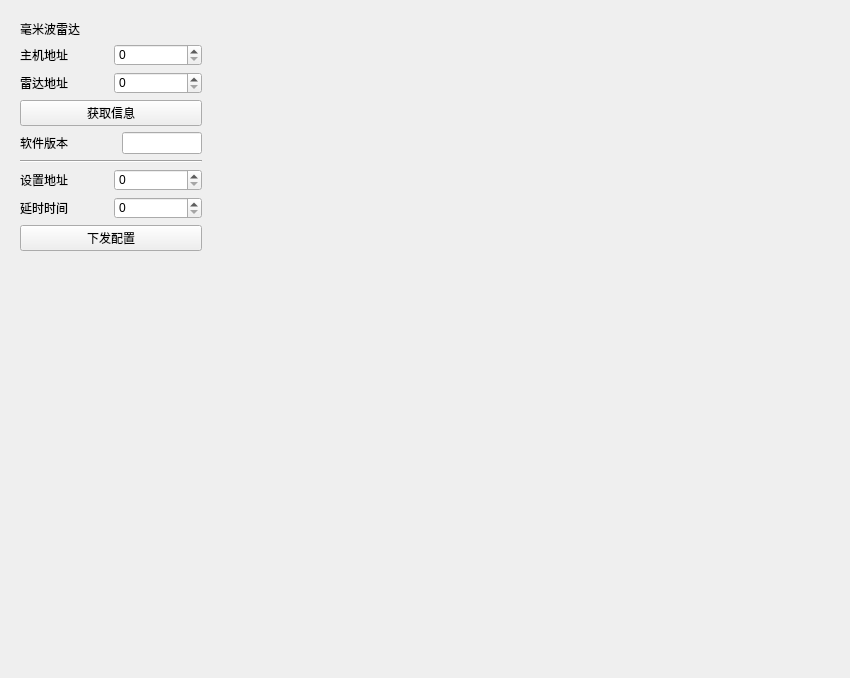
     <widget class="QWidget" name="page_mmw_radar">
      <property name="autoFillBackground">
       <bool>true</bool>
      </property>
      <layout class="QGridLayout" name="gridLayout_18">
       <item row="0" column="1">
        <spacer name="horizontalSpacer_4">
         <property name="orientation">
          <enum>Qt::Orientation::Horizontal</enum>
         </property>
         <property name="sizeHint" stdset="0">
          <size>
           <width>628</width>
           <height>20</height>
          </size>
         </property>
        </spacer>
       </item>
       <item row="1" column="0">
        <spacer name="verticalSpacer_3">
         <property name="orientation">
          <enum>Qt::Orientation::Vertical</enum>
         </property>
         <property name="sizeHint" stdset="0">
          <size>
           <width>20</width>
           <height>356</height>
          </size>
         </property>
        </spacer>
       </item>
       <item row="0" column="0">
        <widget class="QWidget" name="mmw_radar_widget" native="true">
         <property name="minimumSize">
          <size>
           <width>200</width>
           <height>300</height>
          </size>
         </property>
         <property name="maximumSize">
          <size>
           <width>200</width>
           <height>300</height>
          </size>
         </property>
         <layout class="QGridLayout" name="gridLayout_26">
          <item row="0" column="0">
           <widget class="QLabel" name="label_19">
            <property name="text">
             <string>毫米波雷达</string>
            </property>
           </widget>
          </item>
          <item row="1" column="0">
           <layout class="QGridLayout" name="gridLayout_16">
            <item row="0" column="0">
             <widget class="QLabel" name="label_27">
              <property name="minimumSize">
               <size>
                <width>0</width>
                <height>0</height>
               </size>
              </property>
              <property name="maximumSize">
               <size>
                <width>16777215</width>
                <height>16777215</height>
               </size>
              </property>
              <property name="text">
               <string>主机地址</string>
              </property>
             </widget>
            </item>
            <item row="0" column="1">
             <widget class="QSpinBox" name="auto_light">
              <property name="maximumSize">
               <size>
                <width>16777215</width>
                <height>22</height>
               </size>
              </property>
              <property name="maximum">
               <number>7</number>
              </property>
             </widget>
            </item>
           </layout>
          </item>
          <item row="2" column="0">
           <layout class="QGridLayout" name="gridLayout_11">
            <item row="0" column="0">
             <widget class="QLabel" name="label_20">
              <property name="minimumSize">
               <size>
                <width>0</width>
                <height>0</height>
               </size>
              </property>
              <property name="maximumSize">
               <size>
                <width>16777215</width>
                <height>16777215</height>
               </size>
              </property>
              <property name="text">
               <string>雷达地址</string>
              </property>
             </widget>
            </item>
            <item row="0" column="1">
             <widget class="QSpinBox" name="mmw_radar">
              <property name="maximumSize">
               <size>
                <width>16777215</width>
                <height>22</height>
               </size>
              </property>
              <property name="maximum">
               <number>7</number>
              </property>
             </widget>
            </item>
           </layout>
          </item>
          <item row="3" column="0">
           <widget class="QPushButton" name="get_radar_info">
            <property name="text">
             <string>获取信息</string>
            </property>
           </widget>
          </item>
          <item row="4" column="0">
           <layout class="QGridLayout" name="gridLayout_14">
            <item row="0" column="0">
             <widget class="QLabel" name="label_21">
              <property name="minimumSize">
               <size>
                <width>50</width>
                <height>0</height>
               </size>
              </property>
              <property name="maximumSize">
               <size>
                <width>16777215</width>
                <height>16777215</height>
               </size>
              </property>
              <property name="text">
               <string>软件版本</string>
              </property>
             </widget>
            </item>
            <item row="0" column="1">
             <widget class="QLineEdit" name="mmw_ver">
              <property name="maximumSize">
               <size>
                <width>80</width>
                <height>16777215</height>
               </size>
              </property>
             </widget>
            </item>
           </layout>
          </item>
          <item row="5" column="0">
           <widget class="Line" name="line_3">
            <property name="orientation">
             <enum>Qt::Orientation::Horizontal</enum>
            </property>
           </widget>
          </item>
          <item row="6" column="0">
           <layout class="QGridLayout" name="gridLayout_13">
            <item row="0" column="0">
             <widget class="QLabel" name="label_22">
              <property name="minimumSize">
               <size>
                <width>0</width>
                <height>0</height>
               </size>
              </property>
              <property name="maximumSize">
               <size>
                <width>16777215</width>
                <height>16777215</height>
               </size>
              </property>
              <property name="text">
               <string>设置地址</string>
              </property>
             </widget>
            </item>
            <item row="0" column="1">
             <widget class="QSpinBox" name="mmw_radar_new_addr">
              <property name="maximumSize">
               <size>
                <width>16777215</width>
                <height>22</height>
               </size>
              </property>
              <property name="maximum">
               <number>7</number>
              </property>
             </widget>
            </item>
           </layout>
          </item>
          <item row="7" column="0">
           <layout class="QGridLayout" name="gridLayout_22">
            <item row="0" column="0">
             <widget class="QLabel" name="label_28">
              <property name="minimumSize">
               <size>
                <width>0</width>
                <height>0</height>
               </size>
              </property>
              <property name="maximumSize">
               <size>
                <width>16777215</width>
                <height>16777215</height>
               </size>
              </property>
              <property name="text">
               <string>延时时间</string>
              </property>
             </widget>
            </item>
            <item row="0" column="1">
             <widget class="QSpinBox" name="delay_time">
              <property name="maximumSize">
               <size>
                <width>16777215</width>
                <height>22</height>
               </size>
              </property>
              <property name="maximum">
               <number>7</number>
              </property>
             </widget>
            </item>
           </layout>
          </item>
          <item row="8" column="0">
           <widget class="QPushButton" name="set_radar_info">
            <property name="text">
             <string>下发配置</string>
            </property>
           </widget>
          </item>
          <item row="9" column="0">
           <spacer name="verticalSpacer_5">
            <property name="orientation">
             <enum>Qt::Orientation::Vertical</enum>
            </property>
            <property name="sizeHint" stdset="0">
             <size>
              <width>20</width>
              <height>107</height>
             </size>
            </property>
           </spacer>
          </item>
         </layout>
        </widget>
       </item>
      </layout>
     </widget>
